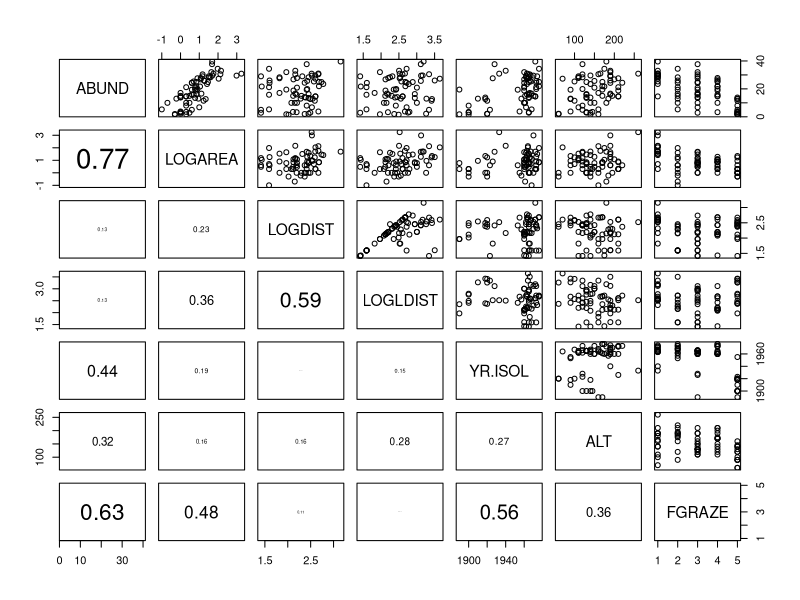

R code for this plot:
## ----Q1, eval=TRUE, echo=SOLUTIONS, results=SOLUTIONS, collapse=TRUE--------------------------------
loyn <- read.table("data/loyn.txt", header = TRUE)
str(loyn)

loyn$LOGAREA <- log10(loyn$AREA)
loyn$LOGDIST <- log10(loyn$DIST)
loyn$LOGLDIST <- log10(loyn$LDIST)

# create factor GRAZE as it was originally coded as an integer
loyn$FGRAZE <- factor(loyn$GRAZE)


## ----Q2, eval=SOLUTIONS, echo=SOLUTIONS, results=SOLUTIONS, collapse=TRUE---------------------------
# define the panel.cor function from ?pairs
panel.cor <- function(x, y, digits = 2, prefix = "", cex.cor, ...)
{
    usr <- par("usr")
    par(usr = c(0, 1, 0, 1))
    r <- abs(cor(x, y))
    txt <- format(c(r, 0.123456789), digits = digits)[1]
    txt <- paste0(prefix, txt)
    if(missing(cex.cor)) cex.cor <- 0.8/strwidth(txt)
    text(0.5, 0.5, txt, cex = cex.cor * r)
}

# subset the variables of interest
VOI<- c("ABUND", "LOGAREA", "LOGDIST", "LOGLDIST", "YR.ISOL", "ALT", "FGRAZE")
pairs(loyn[, VOI], lower.panel = panel.cor)

# There are varying degrees of correlation between explanatory variables which
# might indicate some collinearity, i.e. LOGAREA and FGRAZE (0.48), LOGDIST and 
# LOGLDIST (0.59) and YR.ISOL and FGRAZE (0.56). However, the relationships
# between these explanatory variables are quite weak so we can probably 
# include these variables in the same model (but keep an eye on things). 
# There also seems to be a reasonable spread of observations across these 
# pairs of explanatory variables.

# The relationship between the response variable ABUND and all the explanatory
# variables is visible in the top row:
# Some potential relationships present like with LOGAREA (positive), 
# maybe ALT (positive) and FGRAZE (negative).


## ----Q3, eval=TRUE, echo=SOLUTIONS, results=SOLUTIONS, collapse=TRUE--------------------------------
M1 <- lm(ABUND ~ LOGDIST + LOGLDIST + YR.ISOL + ALT + LOGAREA + FGRAZE + 
           FGRAZE:LOGAREA, data = loyn)


## ----Q4, eval=TRUE, echo=SOLUTIONS, results=SOLUTIONS, collapse=TRUE--------------------------------
summary(M1)


## ----Q5, eval=TRUE, echo=SOLUTIONS, results=SOLUTIONS, collapse=TRUE--------------------------------
# Wait: why can't we use information from the 'summary(M1)' or 'anova(M1)' functions
# to do this?

# the 'summary' table tests if the coefficient for each explanatory variable 
# is significantly different from zero.

# the 'anova' tests for the significance of the proportion of variation explained
# by a particular term in the model. 

# The ANOVA table also allows testing the overall significance of a categorical explanatory
# variable (like FGRAZE) which involves several parameters together (one for each level), 
# which is quite is handy. But the results of this ANOVA are based on sequential 
# sums of squares and therefore the order of the variables in the model
# (which is arbitrary here) matters.

# We could change the order but there are too many possible permutations.
# Summary P values don't suffer from this problem but tests different hypotheses.
# It would be useful to use an ANOVA that doesn't depend on the order
# of inclusion of the variables, this is effectively what 'drop1' does.

drop1(M1, test = "F")

# LOGLDIST is the least significant (p = 0.88), and therefore makes the least 
# contribution to the variability explained by the model, with respect to 
# the number of degrees of freedom it uses (1)


## ----Q6, eval=TRUE, echo=SOLUTIONS, results=SOLUTIONS, collapse=TRUE--------------------------------
# new model removing LOGLDIST 
M2 <- lm(ABUND ~ LOGDIST + YR.ISOL + ALT + LOGAREA + FGRAZE +
           LOGAREA:FGRAZE, data = loyn) 

# or use a shortcut with the update() function:
M2 <- update(M1, formula = . ~ . - LOGLDIST) # "." means all previous variables

# now redo drop1() on the new model
drop1(M2, test = "F")

# YR.ISOL is now the least significant (p = 0.859), hence makes the least 
# contribution to the variability explained by the model, 
# with respect to the number of degrees of freedom it uses (1)


## ----Q7, eval=TRUE, echo=SOLUTIONS, results=SOLUTIONS, collapse=TRUE--------------------------------
M3 <- update(M2, formula = . ~ . - YR.ISOL)

drop1(M3, test = "F")

# LOGDIST now the least significant (p = 0.714) and should be removed from 
# the next model.


## ----Q8, eval=TRUE, echo=SOLUTIONS, results=SOLUTIONS, collapse=TRUE--------------------------------
M4 <- update(M3, formula = . ~ . - LOGDIST)
drop1(M4, test = "F")

# ALT is not significant (p = 0.331)


## ----Q9, eval=TRUE, echo=SOLUTIONS, results=SOLUTIONS, collapse=TRUE--------------------------------
# and finally drop ALT from the model
M5 <- update(M4, formula = . ~ . - ALT)
drop1(M5, test = "F")

# the LOGAREA:FGRAZE term represents the interaction between LOGAREA and
# FGRAZE. This is significant (p = 0.005) and so our model selection
# process comes to an end.


## ----Q10, eval=TRUE, echo=SOLUTIONS, results=SOLUTIONS, collapse=TRUE-------------------------------
# As the interaction between LOGAREA and FGRAZE was significant at each step of
# model selection process the main effects should be left in our model,
# irrespective of significance. This is because it is quite difficult to 
# interpret an interaction without the main effects. The drop1 
# function is clever enough that it doesn't let you see the P values for the 
# main effects, in the presence of their significant interaction.

# Also note, because R always includes interactions *after* their main effects
# the P value of the interaction term (p = 0.005) from the model selection 
# is the same as P value if we use the anova() function on our final model

# Check this:
anova(M5)
drop1(M5, test= "F") 


## ----Q11, eval=TRUE, echo=SOLUTIONS, results=SOLUTIONS, collapse=TRUE-------------------------------
# Biologically: confirming what we already found out in the previous exercise:
# There is a significant interaction between the area of the patch and the level 
# of grazing 

# However, some observations are poorly predicted (fitted) using the set of
# available explanatory variables (i.e. the two very large forest patches)

# Interpretation: 
# Bird abundance might increase with patch area due to populations being more
# viable in large patches (e.g. less prone to extinction), 
# or perhaps because there is proportionally less edge effect in larger
# patches, and this in turn provides more high quality habitat for species 
# associated with these habitat patches

# The negative effect of grazing may be due to grazing decreasing resource
# availability for birds, for example plants or seeds directly, or insects
# associated with the grazed plants. There may also be more disturbance of birds
# in highly grazed forest patches resulting in fewer foraging opportunities
# or chances to mate (this is all speculation mind you!).

# Methodologically:
# Doing model selection is difficult without intrinsic / expert knowledge
# of the system, to guide what variables to include.
# Even with this data set, many more models could have been formulated.
# For example, for me, theory would have suggested to test an interaction 
# between YR.ISOL and LOGDIST (or LOGLDIST?), 
# because LOGDIST will affect the dispersal of birds between patches 
# (hence the colonisation rate), and the time since isolation of the patch may 
# affect how important dispersal has been to maintain or rescue populations 
# (for recently isolated patches, dispersal, and hence distance to nearest
# patches may have a less important effect)


## ----QA1, eval=TRUE, echo=SOLUTIONS, results=SOLUTIONS, collapse=TRUE-------------------------------
drop1(M1)
#Removing the term 'LOGLDIST' gives the lowest AIC of 226.23
#So refit your model with this term removed. Run `drop1()` again on your updated model. Perhaps call this new model `M2.AIC`.
M2.AIC <- update(M1, formula = . ~ . - LOGLDIST)
drop1(M2.AIC) #removing which term gives the lowest AIC?
#Continue in this manner until removing any terms INCREASES the AIC. Then we have our minimal adequate model (which should be the same as the final model we finished with last time)


## ----QA2, eval=TRUE, echo=SOLUTIONS, results=SOLUTIONS, collapse=TRUE-------------------------------
#Fit each model using the terms described above, giving each a unique and sensible name
M.AIC.1<- lm(ABUND ~ LOGLDIST + YR.ISOL + ALT + LOGAREA + FGRAZE + LOGAREA:FGRAZE, data= loyn)

M.AIC.2<- lm(ABUND ~ LOGLDIST + YR.ISOL + ALT + LOGAREA + FGRAZE + LOGLDIST:YR.ISOL + LOGAREA:FGRAZE, data= loyn)

M.AIC.3<- lm(ABUND ~ YR.ISOL + LOGAREA + FGRAZE, data= loyn)

M.AIC.4<- lm(ABUND ~ LOGAREA + FGRAZE + LOGAREA:FGRAZE, data= loyn)

M.AIC.5<- lm(ABUND ~ LOGAREA + FGRAZE, data= loyn)


## ----QA3, eval=TRUE, echo=SOLUTIONS, results=SOLUTIONS, collapse=TRUE-------------------------------
AIC(M.AIC.1)
#AIC of 418.54
AIC(M.AIC.2)
#AIC of 420.34
AIC(M.AIC.3)
#AIC of 424.60
AIC(M.AIC.4)
#AIC of 413.71
AIC(M.AIC.5)
#AIC of 422.61

#So the model with the lowest AIC (= 413.71) is M.AIC.4, with the terms 'LOGAREA + FGRAZE + LOGAREA:FGRAZE'


## ----QA2a, eval=TRUE, echo=SOLUTIONS, results=SOLUTIONS, collapse=TRUE------------------------------
# This is one way of constructing a summary table for reporting the results:

# create a vector of the formulas for all the models compared during our model selection (remember to add any custom models you have have added yourself!):

model.formulas<- c(
  "LOGLDIST + YR.ISOL + ALT + LOGAREA + FGRAZE + LOGAREA:FGRAZE", 
  "LOGLDIST + YR.ISOL + ALT + LOGAREA + FGRAZE + LOGLDIST:YR.ISOL + LOGAREA:FGRAZE", 
  "YR.ISOL + LOGAREA + FGRAZE", 
  "LOGAREA + FGRAZE + LOGAREA:FGRAZE", 
  "LOGAREA + FGRAZE")

#Collect the AIC values for each model (note they will be the 2nd column of the object 'model.AIC')

model.AIC = AIC(M.AIC.1, M.AIC.2, M.AIC.3, M.AIC.4, M.AIC.5) #these are the 5 models you already fitted in step A2 (plus any extra you added yourself)

# create a dataframe of models and AIC values

summary.table<- data.frame(Model = model.formulas,
	AIC= round(model.AIC[,2], 2))

# Sort the models from lowest AIC (preferred) to highest (least preferred)

summary.table<- summary.table[order(summary.table$AIC), ]

# Add the difference in AIC with respect to best model

summary.table$deltaAIC<- summary.table$AIC - summary.table$AIC[1]

# print the dataframe to the console

summary.table


## ----Q12c, eval=TRUE, echo=FALSE--------------------------------------------------------------------
knitr::kable(summary.table, "html", align = "lcr", row.names = FALSE)

